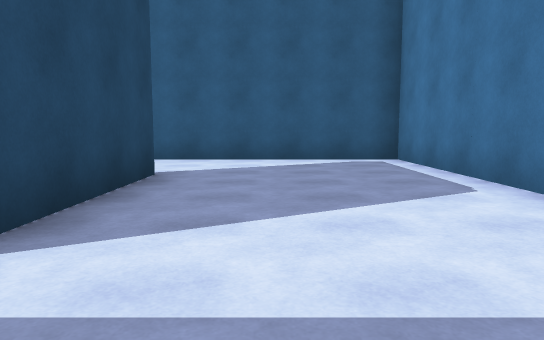
View 1 (above)

23 first-person views from a walk through a scene from a Unity 3-D project. The camera is 1.2 m above the floor, tilts 6° down and sees 70° across. The floor is counted in squares, 2 m on a side. Each view is taken from the middle of a square. On the plan, view 1 faces up. The plan holds only what a view shows up to about 11 squares ahead; the rest is blank. The place goes on beyond the plan. The player is left out.

View 2
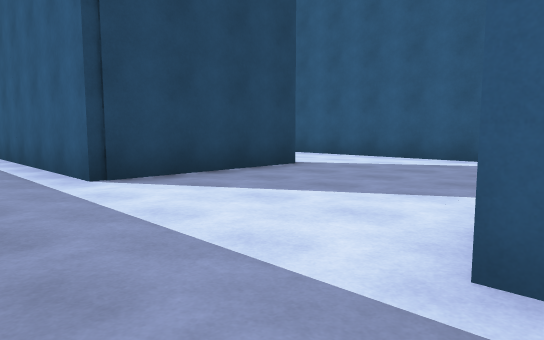

View 3
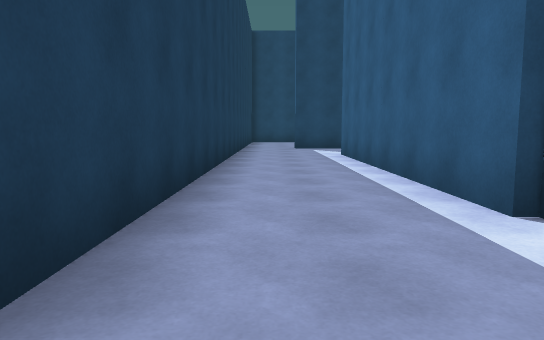

View 4
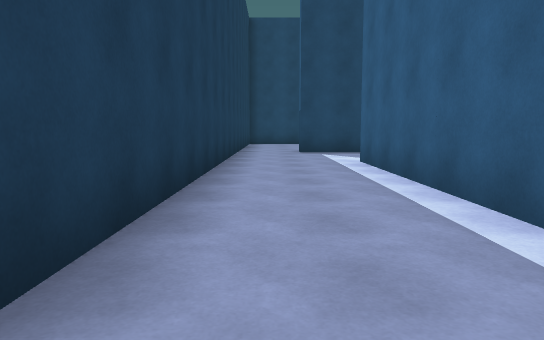

View 5
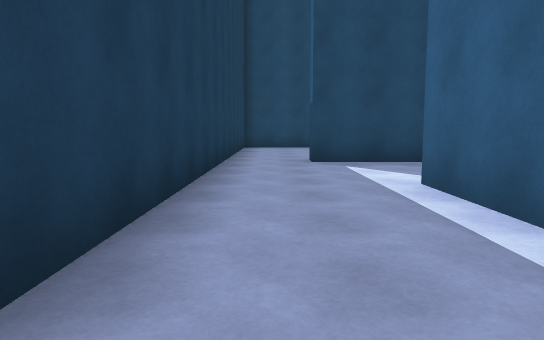

View 6
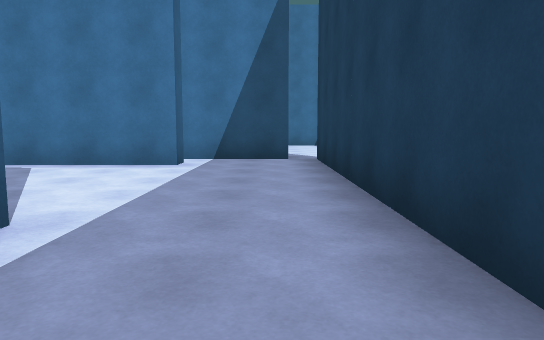

View 7
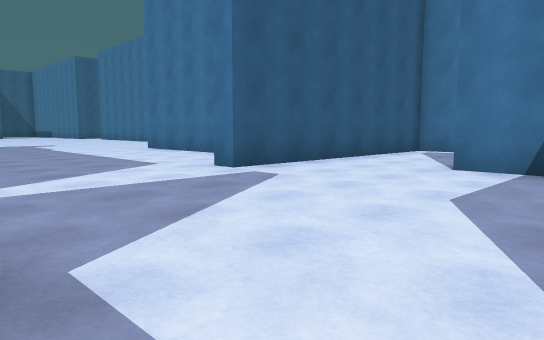

View 8
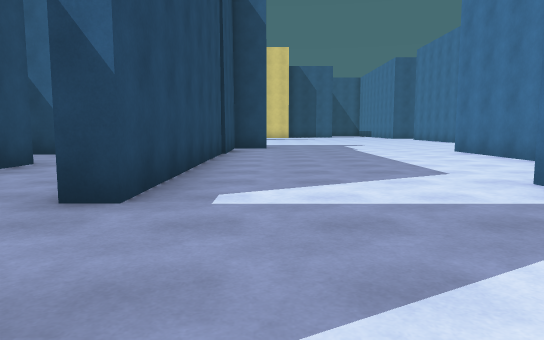

View 9
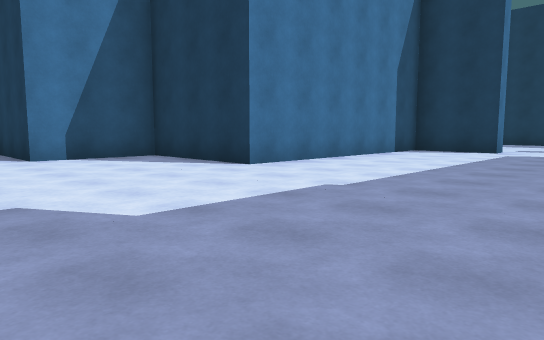

View 10
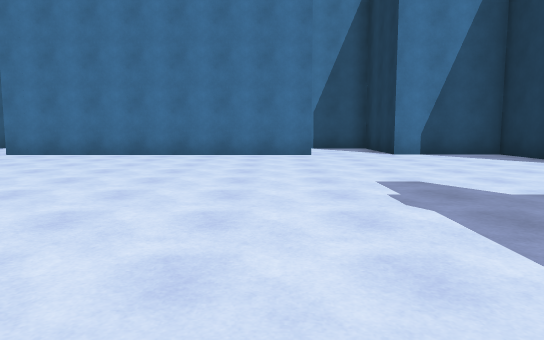

View 11
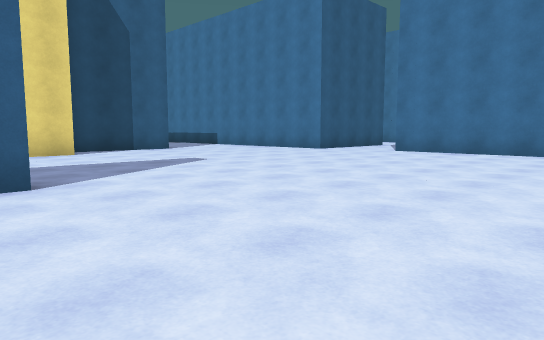

View 12
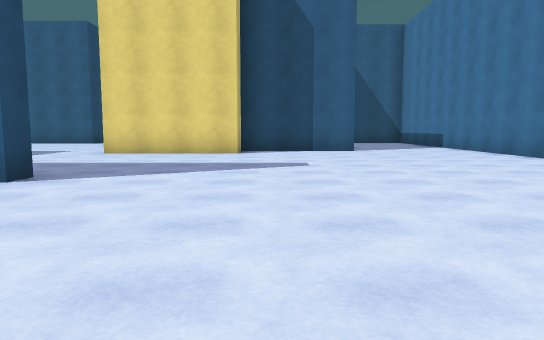

View 13
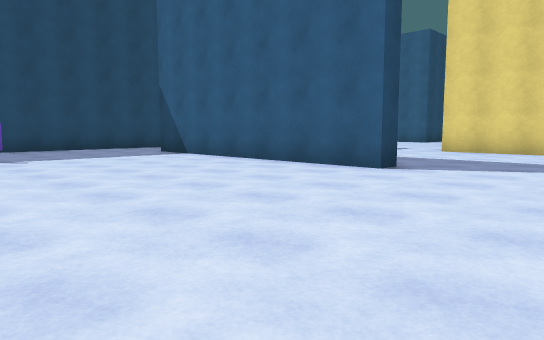

View 14
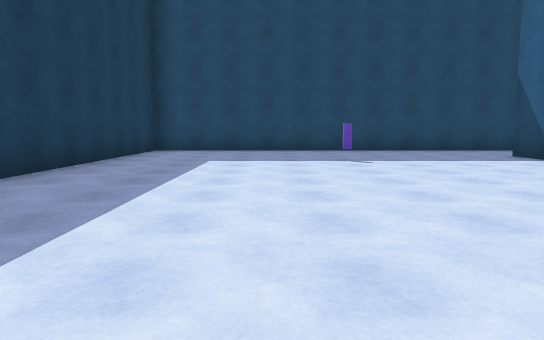

View 15
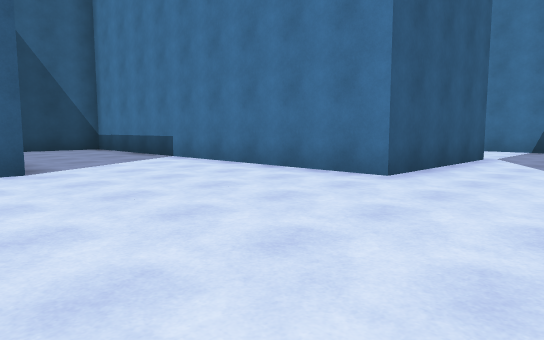

View 16
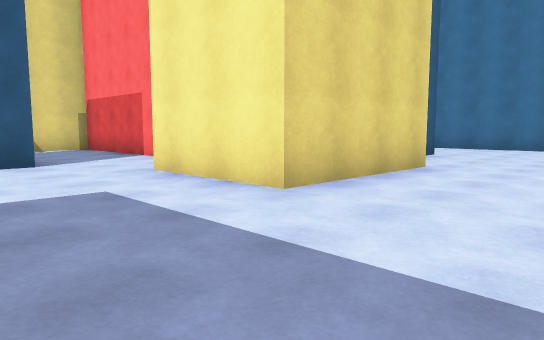

View 17
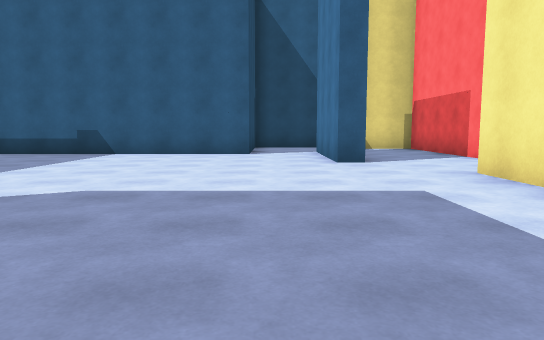

View 18
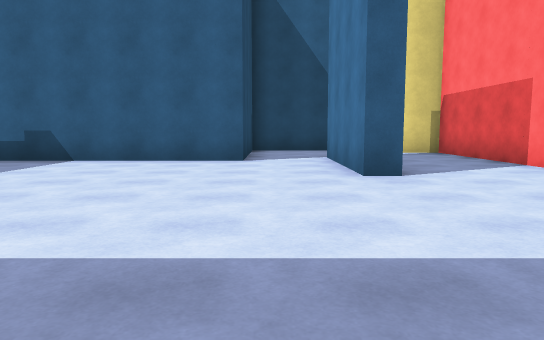

View 19
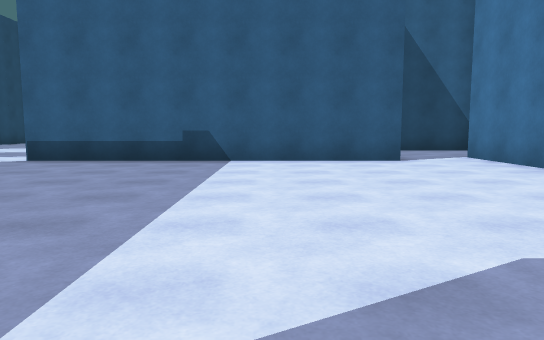

View 20
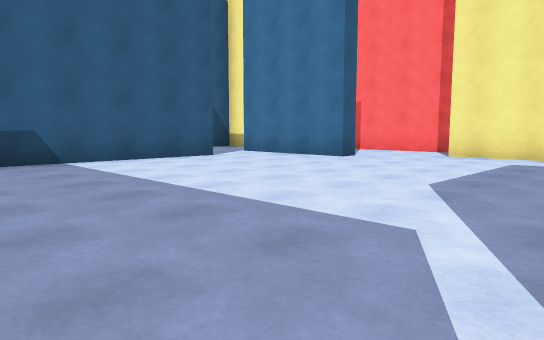

View 21
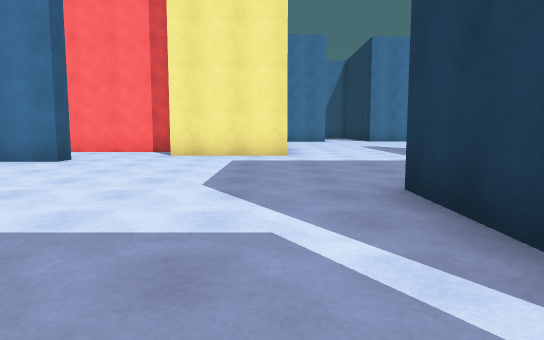

View 22
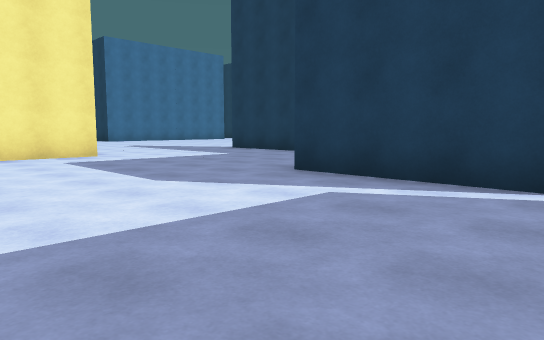

View 23
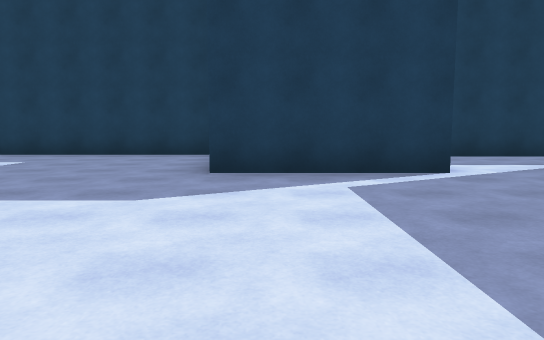

### Floor plan
Points are (right, up) in squares from view 1. A wall is a line through its corners. A room is listed if a view was taken in it or the views show most of it. See-through windows are left out.
Room 1 (views 1, 2, 3, 4, 5, 6)
walls: (-1.6, 5.2) (-1.6, 1.6) (-8.2, 1.6); (3.1, 1.6) (2.5, 1.6) (2.5, 7.7) (-2.4, 7.7); (3.9, -0.4) (3.9, 1.9); (-11.1, 2.9) (-11.1, 0.7) (-11.6, 0.7); (-11.4, -0.9) (3.9, -0.9)
ways out: opening at (-2, 6.5) to room 2; opening at (-11, 0); opening at (-9.5, 2)
Room 2 (views 7, 8, 9, 10, 11, 12, 13, 14, 15, 16, 17, 18, 19, 20, 21, 22, 23)
walls: (-8, 25.9) (-8, 25.4) (-14.7, 25.4); (-13.6, 25.9) (-8.5, 25.9); (-2.6, 31.8) (-5.9, 31.8) (-5.9, 30.7) (-9.2, 30.7) (-9.2, 33.4); (-8.2, 15.1) (-8.2, 7.1); (1.1, 19) (1.1, 26.2); (-7.7, 33.6) (-7.7, 39.9) (-9.1, 39.9); (-17, 26.9) (-17, 16.7) (-10.6, 16.7); (-10.2, 35) (-10.8, 35) (-10.8, 38.4); (-17.5, 29.7) (-14.1, 29.7); (4.5, 28.5) (0.6, 28.5) (0.6, 37.1); (7.6, 28) (7.6, 29.5); (-12.5, 38.4) (-12.5, 37.4) (-18.5, 37.4); (-0.3, 37.9) (-1.4, 37.9); (-2.4, 7.7) (-4.1, 7.7) (-4.1, 8.2) (-2, 8.2) (-2, 14.6) (1.3, 14.6) (1.3, 17.1) (3.9, 17.1); (-9.4, 40.9) (-11.5, 40.9); (-2, 4) (-2, 5.2)
ways out: opening at (-2, 6.5) to room 1; opening at (-12, 38) to room 3; opening at (-11, 39.5) to room 3; opening at (-8, 3.5); opening at (-8, 6.5)
objects: block (-13, 21)
Room 3 (no view inside)
walls: (-11.5, 40.9) (-12.5, 40.9) (-12.5, 38.4)
ways out: opening at (-12, 38) to room 2; opening at (-11, 39.5) to room 2

Where each view was taken, in squares from view 1:
view 1: 0 up, 0 right, facing up
view 2: 0 up, 3 right, facing up-left
view 3: 0 up, 1 right, facing left
view 4: 0 up, 1 left, facing left
view 5: 0 up, 4 left, facing left
view 6: 0 up, 4 left, facing right
view 7: 3 up, 8 left, facing up-right
view 8: 4 up, 7 left, facing up
view 9: 19 up, 7 left, facing down-right
view 10: 20 up, 8 left, facing right
view 11: 21 up, 9 left, facing up-right
view 12: 21 up, 5 left, facing up
view 13: 20 up, 5 left, facing up-left
view 14: 20 up, 6 left, facing left
view 15: 26 up, 4 left, facing up-right
view 16: 28 up, 12 left, facing up-right
view 17: 28 up, 12 left, facing up
view 18: 30 up, 12 left, facing up
view 19: 30 up, 15 left, facing up
view 20: 30 up, 18 left, facing up-right
view 21: 31 up, 18 left, facing right
view 22: 34 up, 18 left, facing down-right
view 23: 35 up, 15 left, facing down
